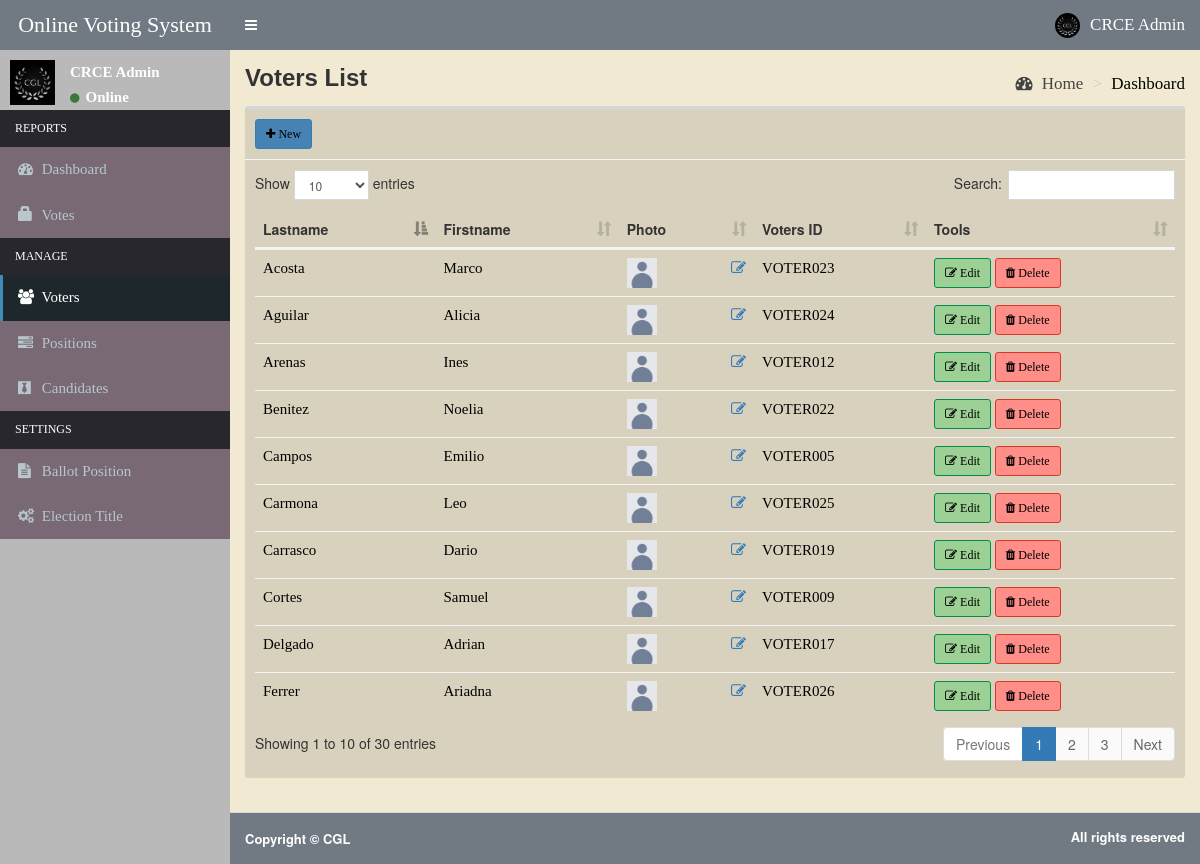
/site/admin/voters.php (signed in), run on the app's committed database.
### tables this page shows
CREATE TABLE `voters` (
  `id` int(11) NOT NULL,
  `voters_id` varchar(15) NOT NULL,
  `password` varchar(60) NOT NULL,
  `firstname` varchar(30) NOT NULL,
  `lastname` varchar(30) NOT NULL,
  `photo` varchar(150) NOT NULL
);

### site/admin/includes/session.php (called while the page is built, shortened)
<?php
	include 'includes/conn.php';
	$sql = "SELECT * FROM admin WHERE id = '".$_SESSION['admin']."'";
	$query = $conn->query($sql);
	$user = $query->fetch_assoc();
?>

### site/admin/voters.php (the view, shortened to what this page needs)
<?php include 'includes/session.php'; ?>
<?php include 'includes/header.php'; ?>
<body class="hold-transition skin-blue sidebar-mini">
<div class="wrapper">
  <?php include 'includes/navbar.php'; ?>
  <?php include 'includes/menubar.php'; ?>
  <div class="content-wrapper" style="background-color:#F1E9D2 ">
    <section class="content-header">
      <h1><b>
        Voters List
     </b> </h1>
      <ol class="breadcrumb" style="color:black ; font-size: 17px; font-family:Times">
        <li><a href="#"><i class="fa fa-dashboard" ></i> Home</a></li>
        <li class="active" style="color:black ; font-size: 17px; font-family:Times" >Dashboard</li>
      </ol>
    </section>
    <section class="content">
      <div class="row">
        <div class="col-xs-12" >
          <div class="box" style="background-color: #d8d1bd">
            <div class="box-header with-border" style="background-color: #d8d1bd">
              <a href="#addnew" data-toggle="modal" class="btn btn-primary btn-sm btn-curve " style="background-color: #4682B4 ;color:black ; font-size: 12px; font-family:Times"><i class="fa fa-plus"></i> New</a>
            </div>
            <div class="box-body">
              <table id="example1" class="table ">
                <thead>
                  <th>Lastname</th>
                  <th>Firstname</th>
                  <th>Photo</th>
                  <th>Voters ID</th>
                  <th>Tools</th>
                </thead>
                <tbody>
                  <?php
                    $sql = "SELECT * FROM voters";
                    $query = $conn->query($sql);
                    while($row = $query->fetch_assoc()){
                      $image = (!empty($row['photo'])) ? '../images/'.$row['photo'] : '../images/profile.jpg';
                      echo "
                        <tr style='color:black ; font-size: 15px; font-family:Times'>
                          <td>".$row['lastname']."</td>
                          <td>".$row['firstname']."</td>
                          <td>
                            <img src='".$image."' width='30px' height='30px'>
                            <a href='#edit_photo' data-toggle='modal' class='pull-right photo' data-id='".$row['id']."'><span class='fa fa-edit'></span></a>
                          </td>
                          <td>".$row['voters_id']."</td>
                          <td>
                            <button class='btn btn-success btn-sm edit btn-curve' style='background-color: #9CD095 ;color:black ; font-size: 12px; font-family:Times' ' data-id='".$row['id']."' ><i class='fa fa-edit'></i> Edit</button>
                            <button class='btn btn-danger btn-sm delete btn-curve' style='background-color:#ff8e88 ;color:black ; font-size: 12px; font-family:Times ' data-id='".$row['id']."'><i class='fa fa-trash'></i> Delete</button>
                          </td>
                        </tr>
                      ";
                    }
                  ?>
                </tbody>
              </table>
            </div>
          </div>
        </div>
      </div>
    </section>
  </div>
  <?php include 'includes/footer.php'; ?>
</div>
</body>
</html>

### site/admin/includes/navbar.php (shortened to what this page needs)
<header class="main-header" style="background-color:#717A83 " >
  <a href="#" class="logo " style="background-color: #717A83">
    <span class="logo-lg " style="background-color:#717A83 ;color:white ; font-size: 22px; font-family:Times  "><marquee behavior="scroll" direction="left">Online Voting System</marquee></span>
  </a>
  <nav class="navbar navbar-static-top " style="background-color: #717A83 ">
    <a href="#" class="sidebar-toggle" data-toggle="push-menu" role="button">
    </a>
    <div class="navbar-custom-menu" style="color:black ; font-size: 17px; font-family:Times">
      <ul class="nav navbar-nav" style="background-color: #717A83 ;color:black ; font-size: 17px; font-family:Times" >
        <li class="dropdown user user-menu  " style="color:black">
          <a href="#" class="dropdown-toggle" data-toggle="dropdown" style="background-color: #717A83 ;color:white ; font-size: 17px; font-family:Times" >
            <img src="<?php echo (!empty($user['photo'])) ? '../images/'.$user['photo'] : '../images/profile.jpg'; ?>" class="user-image" alt="User Image">
            <span class="hidden-xs"><?php echo $user['firstname'].' '.$user['lastname']; ?></span>
          </a>
        </li>
      </ul>
    </div>
  </nav>
</header>

### site/admin/includes/menubar.php (shortened to what this page needs)
<aside class="main-sidebar "style="background-color: #BAB9B9 ">
  <section class="sidebar" style="background-color: #BAB9B9">
    <div class="user-panel" style = "height: 60px">
      <div class="pull-left image ">
        <img src="<?php echo (!empty($user['photo'])) ? '../images/'.$user['photo'] : '../images/profile.jpg'; ?>" class="img-square" alt="User Image" >
      </div>
      <div class="pull-left info "  >
        <p style="color:white ; font-size: 15px; font-family:Times"><?php echo $user['firstname'].' '.$user['lastname']; ?></p>
        <a><i class="fa fa-circle text-success "></i>  <b style=" color:white ; font-size: 15px; font-family:Times"> Online </b></a>
      </div>
    </div>
    <ul class="sidebar-menu" data-widget="tree" style="background-color: #786974 ; color:white ; font-size: 15px; font-family:Times  " >
      <li class="header" style="background-color: #28272D ;color:white ; font-size: 12px; font-family:Times  ">REPORTS</li>
      <li class=""><a href="home.php"><i class="fa fa-dashboard"></i> <span>Dashboard</span></a></li>
      <li class=""><a href="votes.php"><span class="glyphicon glyphicon-lock"></span> <span>Votes</span></a></li>
      <li class="header" style="background-color: #28272D ;color:white ; font-size: 12px; font-family:Times ">MANAGE</li>
      <li class=""><a href="voters.php"><i class="fa fa-users"></i> <span>Voters</span></a></li>
      <li class=""><a href="positions.php"><i class="fa fa-tasks"></i> <span>Positions</span></a></li>
      <li class=""><a href="candidates.php"><i class="fa fa-black-tie"></i> <span>Candidates</span></a></li>
      <li class="header" style="background-color:#28272D ;color:white ; font-size: 12px; font-family:Times">SETTINGS</li>
      <li class=""><a href="ballot.php"><i class="fa fa-file-text"></i> <span>Ballot Position</span></a></li>
      <li class=""><a href="#config" data-toggle="modal"><i class="fa fa-cogs"></i> <span>Election Title</span></a></li>
    </ul>
  </section>
</aside>

### data on the page
voters: lastname "Campos", firstname "Emilio", voters "VOTER005"
voters: lastname "Cortes", firstname "Samuel", voters "VOTER009"
voters: lastname "Arenas", firstname "Ines", voters "VOTER012"
voters: lastname "Delgado", firstname "Adrian", voters "VOTER017"
voters: lastname "Carrasco", firstname "Dario", voters "VOTER019"
voters: lastname "Benitez", firstname "Noelia", voters "VOTER022"
voters: lastname "Acosta", firstname "Marco", voters "VOTER023"
voters: lastname "Aguilar", firstname "Alicia", voters "VOTER024"
voters: lastname "Carmona", firstname "Leo", voters "VOTER025"
voters: lastname "Ferrer", firstname "Ariadna", voters "VOTER026"

### other printed values
$user['firstname'] "CRCE"
$user['lastname'] "Admin"
